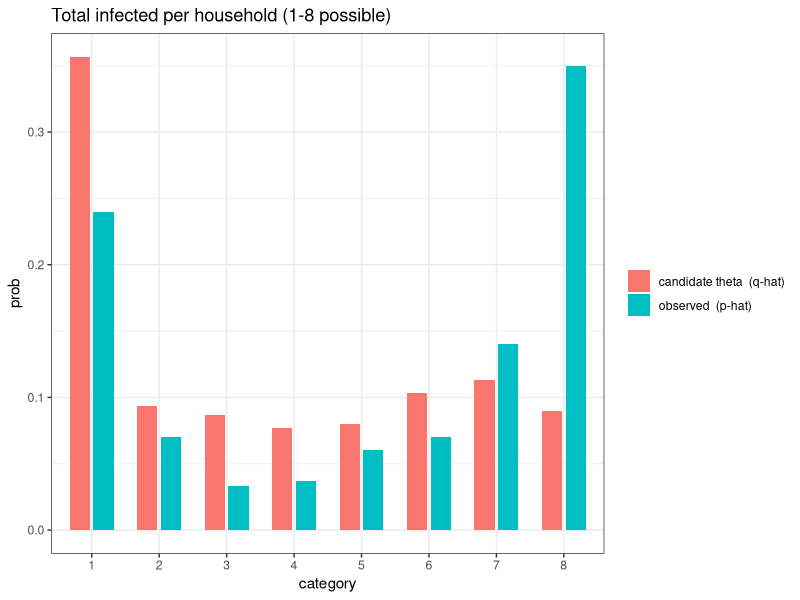
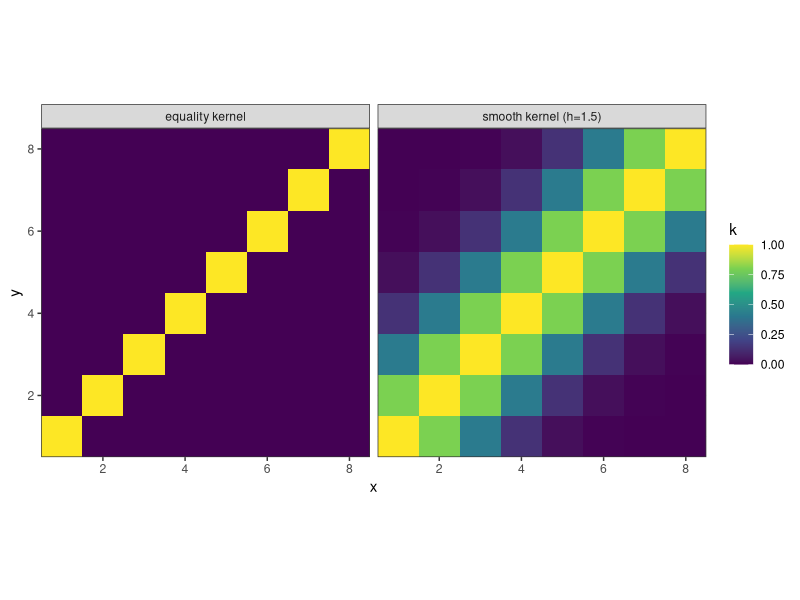
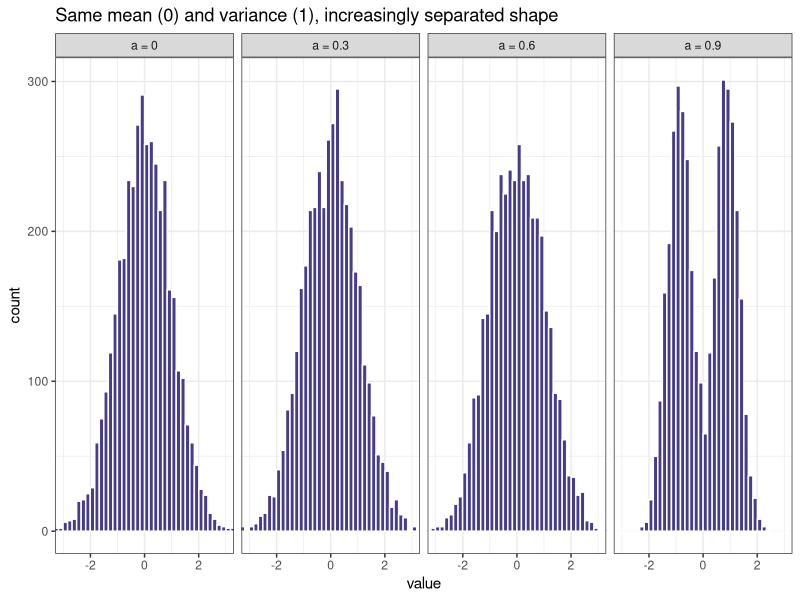
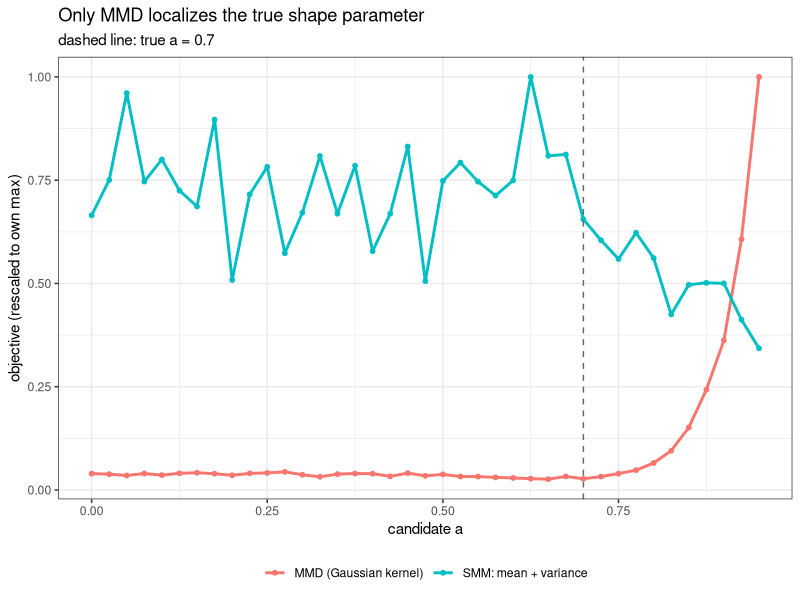
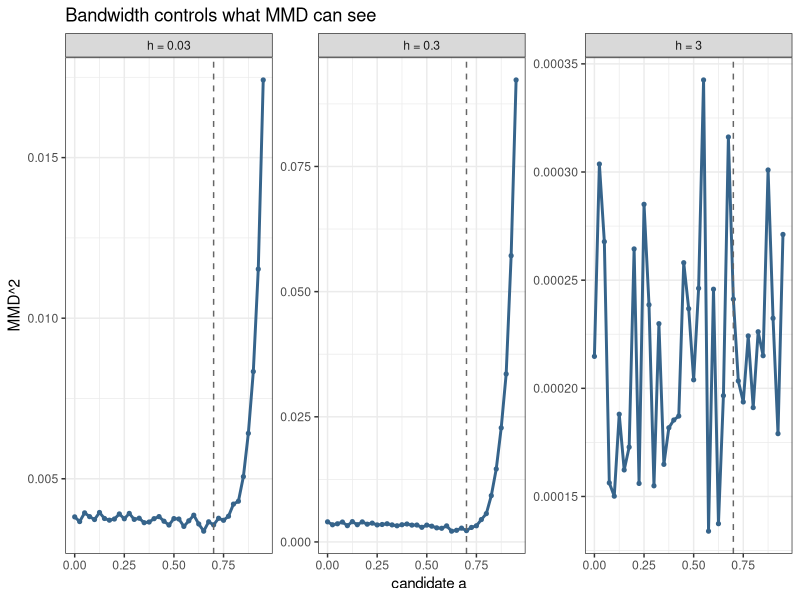
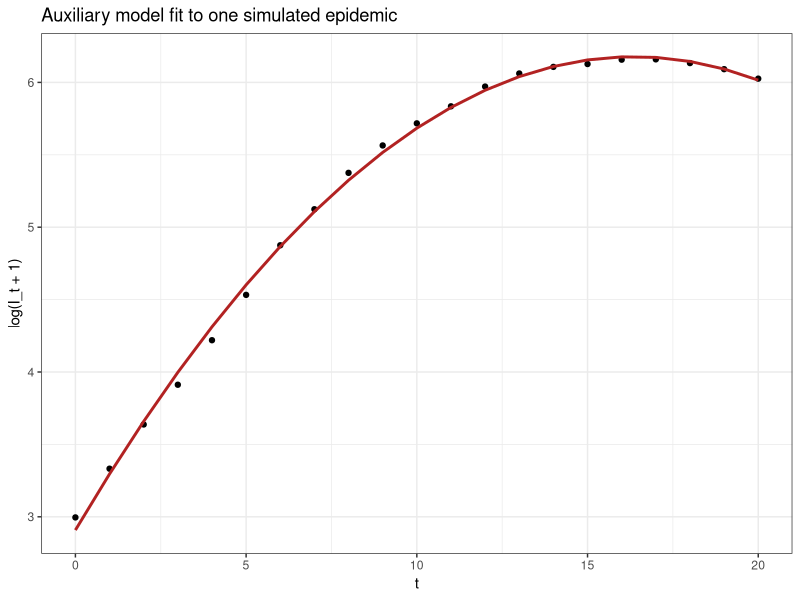

The R source for these figures, in order:
## ---- chunk 1
knitr::opts_chunk$set(echo = TRUE)
library(ggplot2)
theme_set(theme_bw())
set.seed(2026)  # set once, here -- never inside a simulator function
## ---- chunk 2
simulate_sir <- function(n_steps, beta, gamma, S0, I0, R0) {
  N <- S0 + I0 + R0
  S <- integer(n_steps + 1); I <- integer(n_steps + 1); R <- integer(n_steps + 1)
  S[1] <- S0; I[1] <- I0; R[1] <- R0
  for (t in seq_len(n_steps)) {
    p_infect <- 1 - (1 - beta / N)^I[t]
    delta_I <- rbinom(1, S[t], p_infect)
    delta_R <- rbinom(1, I[t], gamma)
    S[t + 1] <- S[t] - delta_I
    I[t + 1] <- I[t] + delta_I - delta_R
    R[t + 1] <- R[t] + delta_R
  }
  list(S = S, I = I, R = R)
}
N_sir <- 1000; I0_sir <- 20; n_steps_sir <- 60; window_sir <- 8; day2 <- 2
beta0 <- 0.30; gamma0 <- 0.10

summary_once <- function(beta, gamma) {
  sim <- simulate_sir(n_steps_sir, beta, gamma, N_sir - I0_sir, I0_sir, 0)
  final_size <- N_sir - tail(sim$S, 1)
  I_early <- sim$I[1:(window_sir + 1)]
  t_early <- 0:window_sir
  growth_rate <- unname(coef(lm(log(pmax(I_early, 1)) ~ t_early))[2])
  c(final_size = final_size, growth_rate = growth_rate, day2 = sim$I[day2 + 1])
}
## ---- chunk 3
reps_truth <- t(replicate(500, summary_once(beta0, gamma0)))
cor(reps_truth)          # I_2's correlation with the other two
apply(reps_truth, 2, sd)

# sensitivity: finite-difference approximation to d E[s]/d beta, evaluated
# at beta0 -- a 10% bump in beta, divided by the size of that bump (not
# just the raw shift in the summary's mean)
m0 <- colMeans(reps_truth)
delta_beta <- 0.1 * beta0
m1 <- colMeans(t(replicate(500, summary_once(beta0 + delta_beta, gamma0))))
sensitivity <- (m1 - m0) / delta_beta
sensitivity / apply(reps_truth, 2, sd)   # sensitivity-to-noise ratio
## ---- chunk 4
beta_grid <- seq(0.15, 0.55, length.out = 17)
gamma_grid <- seq(0.05, 0.20, length.out = 17)
grid <- expand.grid(beta = beta_grid, gamma = gamma_grid)
B_grid <- 80
summary_avg <- function(beta, gamma, B) rowMeans(replicate(B, summary_once(beta, gamma)))
res <- t(mapply(function(b, g) summary_avg(b, g, B_grid), grid$beta, grid$gamma))
grid$final_size <- res[, "final_size"]; grid$growth_rate <- res[, "growth_rate"]; grid$day2 <- res[, "day2"]

estimate_bg <- function(obs, grid, Winv, mode) {
  if (mode == "two") {
    g <- cbind(obs["final_size"] - grid$final_size, obs["growth_rate"] - grid$growth_rate)
  } else {
    g <- cbind(obs["final_size"] - grid$final_size, obs["growth_rate"] - grid$growth_rate,
               obs["day2"] - grid$day2)
  }
  Q <- rowSums((g %*% Winv) * g)
  idx <- which.min(Q)
  c(beta = grid$beta[idx], gamma = grid$gamma[idx])
}

run_comparison <- function(B_omega, n_outer = 15, n_reps = 50) {
  rmse2 <- numeric(n_outer); rmse3 <- numeric(n_outer)
  for (o in seq_len(n_outer)) {
    reps <- t(replicate(B_omega, summary_once(beta0, gamma0)))
    Winv2 <- solve(cov(reps[, c("final_size", "growth_rate")]))
    Winv3 <- solve(cov(reps))
    err2 <- matrix(NA, n_reps, 2); err3 <- matrix(NA, n_reps, 2)
    for (i in seq_len(n_reps)) {
      obs <- summary_once(beta0, gamma0)
      e2 <- estimate_bg(obs, grid, Winv2, "two")
      e3 <- estimate_bg(obs, grid, Winv3, "three")
      err2[i, ] <- c(e2["beta"] - beta0, e2["gamma"] - gamma0)
      err3[i, ] <- c(e3["beta"] - beta0, e3["gamma"] - gamma0)
    }
    rmse2[o] <- sqrt(mean(rowSums(err2^2)))
    rmse3[o] <- sqrt(mean(rowSums(err3^2)))
  }
  list(rmse2 = rmse2, rmse3 = rmse3)
}

result_small_B <- run_comparison(B_omega = 10)
cat("mean RMSE, 2 summaries:", round(mean(result_small_B$rmse2), 4), "\n")
cat("mean RMSE, 3 summaries:", round(mean(result_small_B$rmse3), 4), "\n")
cat("fraction of trials where 3 summaries is worse:",
    mean(result_small_B$rmse3 > result_small_B$rmse2), "\n")
## ---- chunk 5
household_sir <- function(n_steps, beta, gamma, S0, I0, R0) {
  N <- S0 + I0 + R0
  S <- integer(n_steps + 1); I <- integer(n_steps + 1); R <- integer(n_steps + 1)
  S[1] <- S0; I[1] <- I0; R[1] <- R0
  for (t in seq_len(n_steps)) {
    p_infect <- 1 - (1 - beta / N)^I[t]
    delta_I <- rbinom(1, S[t], p_infect)
    delta_R <- rbinom(1, I[t], gamma)
    S[t + 1] <- S[t] - delta_I
    I[t + 1] <- I[t] + delta_I - delta_R
    R[t + 1] <- R[t] + delta_R
  }
  list(S = S, I = I, R = R)
}
total_infected <- function(K, beta, gamma, n_steps = 60) {
  sim <- household_sir(n_steps, beta, gamma, K - 1, 1, 0)
  K - tail(sim$S, 1)
}

K <- 8
gamma0 <- 0.3
beta_obs  <- 2.5 * gamma0   # "observed": R0 = 2.5
beta_cand <- 1.5 * gamma0   # a candidate theta: R0 = 1.5
## ---- chunk 6
n_obs <- 300
obs_counts <- replicate(n_obs, total_infected(K, beta_obs, gamma0))
sim_counts <- replicate(n_obs, total_infected(K, beta_cand, gamma0))
p_hat <- sapply(1:K, function(j) mean(obs_counts == j))
q_hat <- sapply(1:K, function(j) mean(sim_counts == j))
p_hat
q_hat
sum((p_hat - q_hat)^2)  # d^2 -- the simplest histogram distance
## ---- chunk 7
sim_counts_same_theta <- replicate(n_obs, total_infected(K, beta_obs, gamma0))
q_hat_same <- sapply(1:K, function(j) mean(sim_counts_same_theta == j))
sum((p_hat - q_hat_same)^2)
## ---- chunk 8
df_pq <- data.frame(
  category = factor(rep(1:K, 2)),
  prob = c(p_hat, q_hat),
  which = rep(c("observed  (p-hat)", "candidate theta  (q-hat)"), each = K)
)
ggplot(df_pq, aes(x = category, y = prob, fill = which)) +
  geom_col(position = position_dodge(width = 0.7), width = 0.6) +
  labs(title = "Total infected per household (1-8 possible)", fill = NULL)
## ---- chunk 9
Kxx_avg <- mean(outer(obs_counts, obs_counts, `==`))
Kyy_avg <- mean(outer(sim_counts, sim_counts, `==`))
Kxy_avg <- mean(outer(obs_counts, sim_counts, `==`))
general_form <- Kxx_avg + Kyy_avg - 2 * Kxy_avg
direct_form  <- sum((p_hat - q_hat)^2)
c(general = general_form, direct = direct_form)
## ---- chunk 10
outcomes <- 1:K
K_equality <- outer(outcomes, outcomes, function(a, b) as.numeric(a == b))
K_equality

as.numeric(t(p_hat - q_hat) %*% K_equality %*% (p_hat - q_hat))  # matches sum((p-q)^2) above
## ---- chunk 11
g_theta <- p_hat - q_hat
W_identity <- diag(length(g_theta))
Q_smm <- as.numeric(t(g_theta) %*% W_identity %*% g_theta)  # W = I
Q_smm
sum((p_hat - q_hat)^2)  # identical to the discrete MMD objective above
## ---- chunk 12
K_eq <- outer(outcomes, outcomes, function(a, b) as.numeric(a == b))
h_k <- 1.5
K_smooth <- outer(outcomes, outcomes, function(a, b) exp(-(a - b)^2 / (2 * h_k^2)))

mat_to_df <- function(Km, label) {
  df <- expand.grid(x = outcomes, y = outcomes)
  df$k <- as.vector(Km)
  df$label <- label
  df
}
df_k <- rbind(mat_to_df(K_eq, "equality kernel"),
              mat_to_df(K_smooth, paste0("smooth kernel (h=", h_k, ")")))

ggplot(df_k, aes(x = x, y = y, fill = k)) +
  geom_raster() +
  facet_wrap(~label) +
  scale_fill_viridis_c(limits = c(0, 1)) +
  coord_equal(expand = FALSE)
## ---- chunk 13
K_smooth_quad <- outer(outcomes, outcomes, function(a, b) exp(-(a - b)^2 / (2 * 1^2)))
as.numeric(t(p_hat - q_hat) %*% K_smooth_quad %*% (p_hat - q_hat))
## ---- chunk 14
simulate_shape <- function(n, a) {
  S <- sample(c(-1, 1), n, replace = TRUE)
  eps <- rnorm(n, 0, sqrt(1 - a^2))
  a * S + eps
}

# confirm mean/variance invariance
for (a in c(0, 0.3, 0.6, 0.9)) {
  y <- simulate_shape(200000, a)
  cat("a =", a, " mean =", round(mean(y), 3), " var =", round(var(y), 3), "\n")
}
## ---- chunk 15
a_show <- c(0, 0.3, 0.6, 0.9)
df_shape <- do.call(rbind, lapply(a_show, function(a) {
  data.frame(a = factor(paste0("a = ", a)), value = simulate_shape(4000, a))
}))
ggplot(df_shape, aes(x = value)) +
  geom_histogram(bins = 50, fill = "slateblue4", color = "white", boundary = 0) +
  facet_wrap(~a, nrow = 1) +
  coord_cartesian(xlim = c(-3, 3)) +
  labs(title = "Same mean (0) and variance (1), increasingly separated shape")
## ---- chunk 16
mmd2_gaussian <- function(x, y, h) {
  Kxx <- exp(-outer(x, x, "-")^2 / (2 * h^2))
  Kyy <- exp(-outer(y, y, "-")^2 / (2 * h^2))
  Kxy <- exp(-outer(x, y, "-")^2 / (2 * h^2))
  mean(Kxx) + mean(Kyy) - 2 * mean(Kxy)
}
## ---- chunk 17
n_shape <- 500
a0 <- 0.7
x_obs <- simulate_shape(n_shape, a0)
a_grid <- seq(0, 0.95, by = 0.025)
B_rep <- 30
h_good <- 0.3

mmd_vals <- sapply(a_grid, function(a) {
  mean(sapply(1:B_rep, function(b) mmd2_gaussian(x_obs, simulate_shape(n_shape, a), h_good)))
})
obs_mean <- mean(x_obs); obs_var <- var(x_obs)
smm_vals <- sapply(a_grid, function(a) {
  mean(sapply(1:B_rep, function(b) {
    y <- simulate_shape(n_shape, a)
    (obs_mean - mean(y))^2 + (obs_var - var(y))^2
  }))
})

a_grid[which.min(mmd_vals)]  # should recover a0 = 0.7
a_grid[which.min(smm_vals)]  # should look essentially arbitrary
## ---- chunk 18
df_obj <- rbind(
  data.frame(a = a_grid, Q = smm_vals / max(smm_vals), method = "SMM: mean + variance"),
  data.frame(a = a_grid, Q = mmd_vals / max(mmd_vals), method = "MMD (Gaussian kernel)")
)
ggplot(df_obj, aes(x = a, y = Q, color = method)) +
  geom_line(linewidth = 1) + geom_point(size = 1.3) +
  geom_vline(xintercept = a0, linetype = "dashed", color = "gray40") +
  labs(title = "Only MMD localizes the true shape parameter",
       subtitle = paste0("dashed line: true a = ", a0),
       x = "candidate a", y = "objective (rescaled to own max)", color = NULL) +
  theme(legend.position = "bottom")
## ---- chunk 19
h_values <- c(0.03, 0.3, 3)
mmd_by_h <- do.call(rbind, lapply(h_values, function(h) {
  vals <- sapply(a_grid, function(a) {
    mean(sapply(1:B_rep, function(b) mmd2_gaussian(x_obs, simulate_shape(n_shape, a), h)))
  })
  data.frame(a = a_grid, mmd = vals, h = factor(paste0("h = ", h), levels = paste0("h = ", h_values)))
}))

ggplot(mmd_by_h, aes(x = a, y = mmd)) +
  geom_line(color = "steelblue4", linewidth = 1) +
  geom_point(size = 1.1, color = "steelblue4") +
  geom_vline(xintercept = a0, linetype = "dashed", color = "gray40") +
  facet_wrap(~h, scales = "free_y", nrow = 1) +
  labs(title = "Bandwidth controls what MMD can see", x = "candidate a", y = "MMD^2")
## ---- chunk 20
N_pop <- 1000; I0 <- 20; gamma0 <- 0.10; window <- 20

aux_fit <- function(I_traj) {
  te <- 0:window
  y <- log(pmax(I_traj[1:(window + 1)], 1))
  unname(coef(lm(y ~ te + I(te^2))))
}

sim_example <- simulate_sir(window, 5 * gamma0, gamma0, N_pop - I0, I0, 0)
aux_fit(sim_example$I)
## ---- chunk 21
te <- 0:window
y <- log(pmax(sim_example$I[1:(window + 1)], 1))
fit <- lm(y ~ te + I(te^2))
df_fit <- data.frame(t = te, log_I = y, fitted = fitted(fit))

ggplot(df_fit, aes(x = t)) +
  geom_point(aes(y = log_I)) +
  geom_line(aes(y = fitted), color = "firebrick", linewidth = 1) +
  labs(title = "Auxiliary model fit to one simulated epidemic",
       x = "t", y = "log(I_t + 1)")
